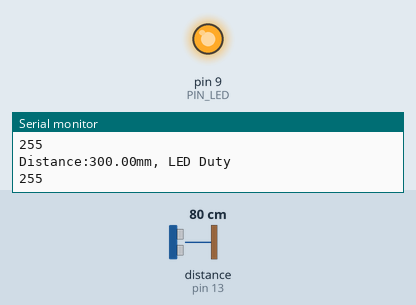
Bench run of a sketch on a simulated Arduino Uno, built with avr-gcc and run on an emulated ATmega328P. Parts: output pins drawn as LEDs (lit = HIGH), the last lines printed to the serial monitor. Wiring (inferred from the names in the program): ultrasonic range finder: trigger pin 12; echo pin 13. Inputs (shaded band) come from the test bench; at power-on: distance to the obstacle (sensor on pin 13) 80 cm. The echo pulse lasts 58.3 µs per cm; pins used as bus, display or sensor lines are not drawn.

Above: at 1.2 s.
1.3 s: distance to the obstacle (sensor on pin 13) set to 18 cm
At 2.5 s:
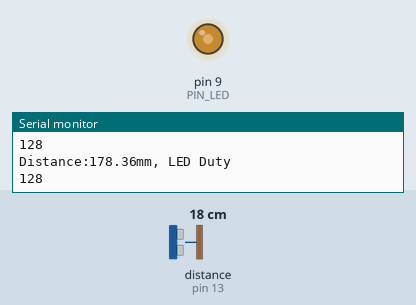
2.8 s: distance to the obstacle (sensor on pin 13) set to 2 cm
At 3.6 s:
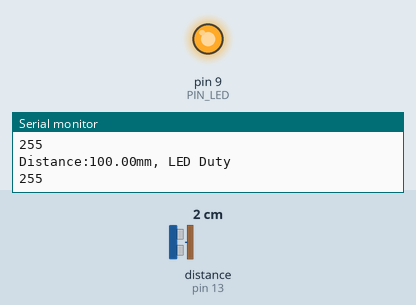
Timing chart, 0 to 5.8 s (numbered marks = the images above; inputs shaded):
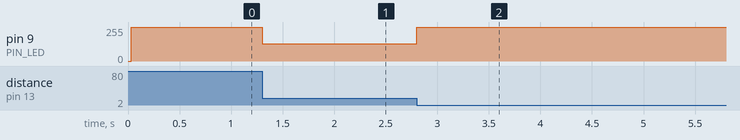

The sketch:

08_example_2.ino
```cpp
// Arduino pin assignment
#define PIN_LED  9
#define PIN_TRIG 12   // sonar sensor TRIGGER
#define PIN_ECHO 13   // sonar sensor ECHO

// configurable parameters
#define SND_VEL 346.0     // sound velocity at 24 celsius degree (unit: m/sec)
#define INTERVAL 25      // sampling interval (unit: msec)
#define PULSE_DURATION 10 // ultra-sound Pulse Duration (unit: usec)
#define _DIST_MIN 100.0   // minimum distance to be measured (unit: mm)
#define _DIST_MAX 300.0   // maximum distance to be measured (unit: mm)

#define TIMEOUT ((INTERVAL / 2) * 1000.0) // maximum echo waiting time (unit: usec)
#define SCALE (0.001 * 0.5 * SND_VEL) // coefficent to convert duration to distance

unsigned long last_sampling_time;   // unit: msec

void setup() {
  // initialize GPIO pins
  pinMode(PIN_LED, OUTPUT);
  pinMode(PIN_TRIG, OUTPUT);  // sonar TRIGGER
  pinMode(PIN_ECHO, INPUT);   // sonar ECHO
  digitalWrite(PIN_TRIG, LOW);  // turn-off Sonar

  // initialize serial port
  Serial.begin(57600);
}

void loop() {
  float distance;

  // wait until next sampling time.
  // millis() returns the number of milliseconds since the program started.
  //    will overflow after 50 days.
  if (millis() < (last_sampling_time + INTERVAL))
    return;

  distance = USS_measure(PIN_TRIG, PIN_ECHO); // read distance

  if ((distance == 0.0) || (distance > _DIST_MAX)) {
      distance = _DIST_MAX;    // Set Higher Value
  } else if (distance < _DIST_MIN) {
      distance = _DIST_MIN;    // Set Lower Value
  }

  int led_duty = calculateBrightness(distance);

  analogWrite(PIN_LED, led_duty);


  // output the distance to the serial port
  Serial.print("Distance:");  Serial.print(distance);
  Serial.println("mm, LED Duty");  Serial.println(led_duty);

  // do something here
  // delay(50); // Assume that it takes 50ms to do something.

  // update last sampling time
  last_sampling_time += INTERVAL;
}

// Calculate the brightness of the LED based on distance
int calculateBrightness(float distance) {
  int duty;
  if (distance <= 150.0) {
    duty = map(distance, 100, 150, 255, 128);  // 100mm -> 255 (OFF), 150mm -> 128 (50% brightness)
  } else if (distance <= 250.0) {
    duty = map(distance, 150, 250, 128, 128);  // 150mm -> 128 (50% brightness), 250mm -> 128 (50% brightness)
  } else {
    duty = map(distance, 250, 300, 128, 255);  // 250mm -> 128 (50% brightness), 300mm -> 255 (OFF)
  }
  return duty;
}

// get a distance reading from USS. return value is in millimeter.
float USS_measure(int TRIG, int ECHO)
{
  digitalWrite(TRIG, HIGH);
  delayMicroseconds(PULSE_DURATION);
  digitalWrite(TRIG, LOW);

  return pulseIn(ECHO, HIGH, TIMEOUT) * SCALE; // unit: mm

  // Pulse duration to distance conversion example (target distance = 17.3m)
  // - pulseIn(ECHO, HIGH, timeout) returns microseconds (음파의 왕복 시간)
  // - 편도 거리 = (pulseIn() / 1,000,000) * SND_VEL / 2 (미터 단위)
  //   mm 단위로 하려면 * 1,000이 필요 ==>  SCALE = 0.001 * 0.5 * SND_VEL
  //
  // - 예, pusseIn()이 100,000 이면 (= 0.1초, 왕복 거리 34.6m)
  //        = 100,000 micro*sec * 0.001 milli/micro * 0.5 * 346 meter/sec
  //        = 100,000 * 0.001 * 0.5 * 346
  //        = 17,300 mm  ==> 17.3m
}
```

Measured:
- after the input at 1.3 s, pin 9 (PIN_LED): 255/255 → 128/255 at once
- after the input at 2.8 s, pin 9 (PIN_LED): 128/255 → 255/255 at once
